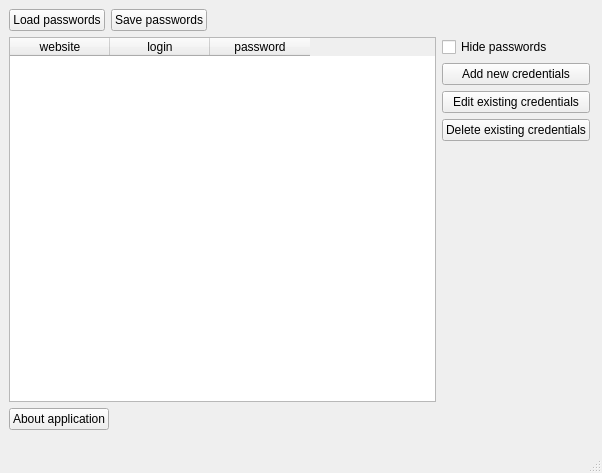
<?xml version="1.0" encoding="UTF-8"?>
<ui version="4.0">
 <class>MainWindow</class>
 <widget class="QMainWindow" name="MainWindow">
  <property name="geometry">
   <rect>
    <x>0</x>
    <y>0</y>
    <width>602</width>
    <height>473</height>
   </rect>
  </property>
  <property name="windowTitle">
   <string>MainWindow</string>
  </property>
  <widget class="QWidget" name="centralwidget">
   <widget class="QWidget" name="verticalLayoutWidget">
    <property name="geometry">
     <rect>
      <x>9</x>
      <y>9</y>
      <width>581</width>
      <height>421</height>
     </rect>
    </property>
    <layout class="QVBoxLayout" name="verticalLayout">
     <item>
      <layout class="QHBoxLayout" name="horizontalLayout_2">
       <item>
        <widget class="QPushButton" name="loadButton">
         <property name="text">
          <string>Load passwords</string>
         </property>
        </widget>
       </item>
       <item>
        <widget class="QPushButton" name="saveButton">
         <property name="text">
          <string>Save passwords</string>
         </property>
        </widget>
       </item>
       <item>
        <spacer name="horizontalSpacer_2">
         <property name="orientation">
          <enum>Qt::Horizontal</enum>
         </property>
         <property name="sizeHint" stdset="0">
          <size>
           <width>40</width>
           <height>20</height>
          </size>
         </property>
        </spacer>
       </item>
      </layout>
     </item>
     <item>
      <layout class="QHBoxLayout" name="horizontalLayout_3"/>
     </item>
     <item>
      <layout class="QHBoxLayout" name="horizontalLayout">
       <item>
        <widget class="QTableWidget" name="tableWidget">
         <column>
          <property name="text">
           <string>website</string>
          </property>
         </column>
         <column>
          <property name="text">
           <string>login</string>
          </property>
         </column>
         <column>
          <property name="text">
           <string>password</string>
          </property>
         </column>
        </widget>
       </item>
       <item>
        <layout class="QVBoxLayout" name="verticalLayout_2">
         <item>
          <widget class="QCheckBox" name="toogleVisibility">
           <property name="text">
            <string>Hide passwords</string>
           </property>
          </widget>
         </item>
         <item>
          <widget class="QPushButton" name="addButton">
           <property name="text">
            <string>Add new credentials</string>
           </property>
          </widget>
         </item>
         <item>
          <widget class="QPushButton" name="editButton">
           <property name="text">
            <string>Edit existing credentials</string>
           </property>
          </widget>
         </item>
         <item>
          <widget class="QPushButton" name="deleteButton">
           <property name="text">
            <string>Delete existing credentials</string>
           </property>
          </widget>
         </item>
         <item>
          <spacer name="verticalSpacer">
           <property name="orientation">
            <enum>Qt::Vertical</enum>
           </property>
           <property name="sizeHint" stdset="0">
            <size>
             <width>20</width>
             <height>40</height>
            </size>
           </property>
          </spacer>
         </item>
        </layout>
       </item>
      </layout>
     </item>
     <item>
      <layout class="QHBoxLayout" name="horizontalLayout_4">
       <item>
        <widget class="QPushButton" name="aboutAuthor">
         <property name="text">
          <string>About application</string>
         </property>
        </widget>
       </item>
       <item>
        <spacer name="horizontalSpacer">
         <property name="orientation">
          <enum>Qt::Horizontal</enum>
         </property>
         <property name="sizeHint" stdset="0">
          <size>
           <width>40</width>
           <height>20</height>
          </size>
         </property>
        </spacer>
       </item>
      </layout>
     </item>
    </layout>
   </widget>
  </widget>
  <widget class="QMenuBar" name="menubar">
   <property name="geometry">
    <rect>
     <x>0</x>
     <y>0</y>
     <width>602</width>
     <height>21</height>
    </rect>
   </property>
  </widget>
  <widget class="QStatusBar" name="statusbar"/>
 </widget>
 <resources/>
 <connections/>
</ui>
